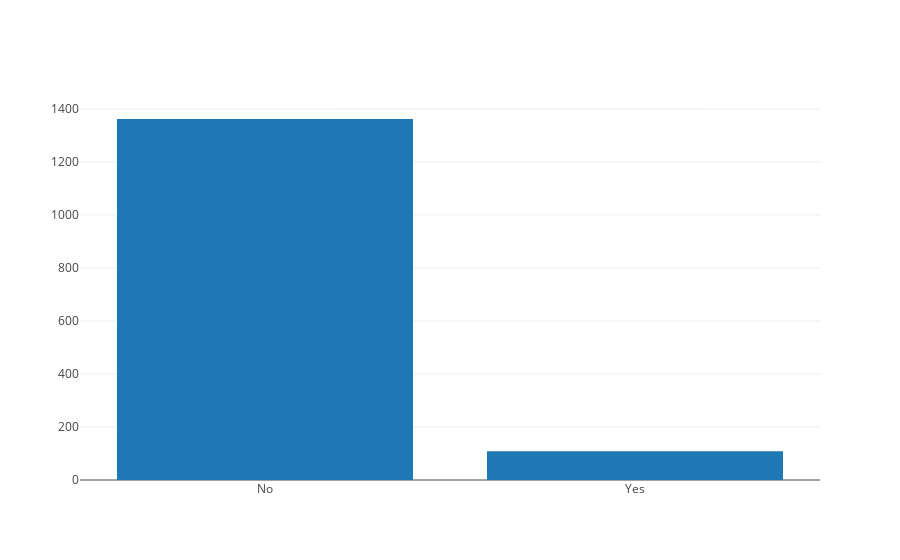

Notebook cell for this chart:
### Markdown cell above
## Target class analysis

### Code cell
target_graph = graph.Bar(x=dataset["Attrition"].value_counts().index.values,y= dataset["Attrition"].value_counts().values)
py.iplot([target_graph], filename='target_class_ration')

### Figure 1 — Plotly figure (JSON) as saved in the notebook; plotly's stock layout.template omitted (floating-point values rounded to 4 significant figures)
{"data": [{"type": "bar", "x": ["No", "Yes"], "y": [1362, 108]}], "layout": {}}
